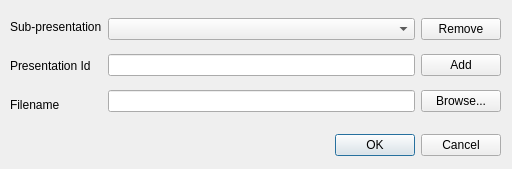
<?xml version="1.0" encoding="UTF-8"?>
<ui version="4.0">
 <class>SubPresentationsDlg</class>
 <widget class="QDialog" name="SubPresentationsDlg">
  <property name="geometry">
   <rect>
    <x>0</x>
    <y>0</y>
    <width>512</width>
    <height>169</height>
   </rect>
  </property>
  <property name="windowTitle">
   <string>Sub-presentations</string>
  </property>
  <widget class="QWidget" name="horizontalLayoutWidget">
   <property name="geometry">
    <rect>
     <x>10</x>
     <y>130</y>
     <width>491</width>
     <height>31</height>
    </rect>
   </property>
   <layout class="QHBoxLayout" name="horizontalLayout">
    <item>
     <spacer name="horizontalSpacer">
      <property name="orientation">
       <enum>Qt::Horizontal</enum>
      </property>
      <property name="sizeHint" stdset="0">
       <size>
        <width>40</width>
        <height>20</height>
       </size>
      </property>
     </spacer>
    </item>
    <item>
     <widget class="QDialogButtonBox" name="buttonBox">
      <property name="focusPolicy">
       <enum>Qt::NoFocus</enum>
      </property>
      <property name="orientation">
       <enum>Qt::Horizontal</enum>
      </property>
      <property name="standardButtons">
       <set>QDialogButtonBox::Cancel|QDialogButtonBox::Ok</set>
      </property>
     </widget>
    </item>
   </layout>
  </widget>
  <widget class="QWidget" name="horizontalLayoutWidget_2">
   <property name="geometry">
    <rect>
     <x>10</x>
     <y>10</y>
     <width>491</width>
     <height>111</height>
    </rect>
   </property>
   <layout class="QHBoxLayout" name="horizontalLayout_4">
    <item>
     <layout class="QVBoxLayout" name="verticalLayout">
      <item>
       <widget class="QLabel" name="label_2">
        <property name="text">
         <string>Sub-presentation</string>
        </property>
       </widget>
      </item>
      <item>
       <widget class="QLabel" name="label_4">
        <property name="text">
         <string>Presentation Id</string>
        </property>
       </widget>
      </item>
      <item>
       <widget class="QLabel" name="label_3">
        <property name="text">
         <string>Filename</string>
        </property>
       </widget>
      </item>
     </layout>
    </item>
    <item>
     <layout class="QVBoxLayout" name="verticalLayout_2">
      <item>
       <widget class="QComboBox" name="comboBox"/>
      </item>
      <item>
       <widget class="QLineEdit" name="lineEditId">
        <property name="toolTip">
         <string>&lt;html&gt;&lt;head/&gt;&lt;body&gt;&lt;p&gt;Edit the name of the sub-presentation&lt;/p&gt;&lt;/body&gt;&lt;/html&gt;</string>
        </property>
        <property name="text">
         <string/>
        </property>
       </widget>
      </item>
      <item>
       <widget class="QLineEdit" name="lineEditPreview">
        <property name="text">
         <string/>
        </property>
       </widget>
      </item>
     </layout>
    </item>
    <item>
     <layout class="QVBoxLayout" name="verticalLayout_3">
      <item>
       <widget class="QPushButton" name="deleteButton">
        <property name="toolTip">
         <string>&lt;html&gt;&lt;head/&gt;&lt;body&gt;&lt;p&gt;Delete currently selected sub-presentation&lt;/p&gt;&lt;/body&gt;&lt;/html&gt;</string>
        </property>
        <property name="text">
         <string>Remove</string>
        </property>
       </widget>
      </item>
      <item>
       <widget class="QPushButton" name="pushButtonNew">
        <property name="toolTip">
         <string>&lt;html&gt;&lt;head/&gt;&lt;body&gt;&lt;p&gt;Add new sub-presentation&lt;/p&gt;&lt;/body&gt;&lt;/html&gt;</string>
        </property>
        <property name="text">
         <string>Add</string>
        </property>
       </widget>
      </item>
      <item>
       <widget class="QPushButton" name="pushButtonBrowse">
        <property name="toolTip">
         <string>&lt;html&gt;&lt;head/&gt;&lt;body&gt;&lt;p&gt;Browse for the sub-presentation source&lt;/p&gt;&lt;/body&gt;&lt;/html&gt;</string>
        </property>
        <property name="text">
         <string>Browse...</string>
        </property>
       </widget>
      </item>
     </layout>
    </item>
   </layout>
  </widget>
 </widget>
 <resources/>
 <connections/>
</ui>
